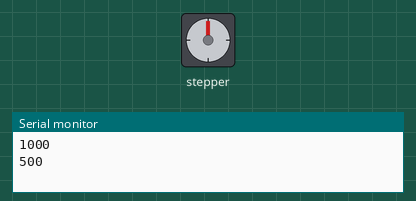
Simulated run of this sketch. Board: ESP8266 (NodeMCU). Parts: stepper motor, the last lines printed to the serial monitor. Stepper angles assume 4096 steps per turn.

Above: at 0.27 s.
At 10.75 s:
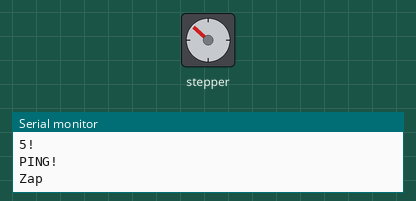
At 21.09 s:
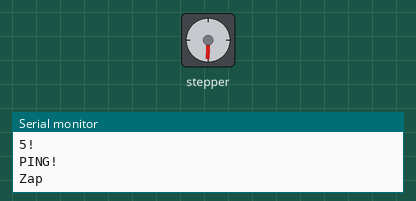
At 37.79 s:
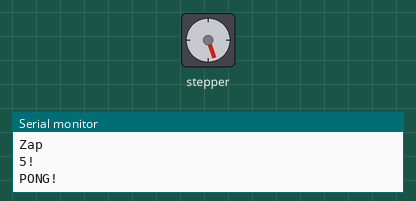
Timing chart, 0 to 40.0 s (numbered marks = the images above):
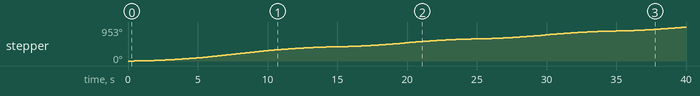

The sketch:

stepper2.ino
```cpp
#include <AccelStepper.h>
#define HALFSTEP 8

// Motor pin definitions
#define motorPin1  D5     // IN1 on the ULN2003 driver 1
#define motorPin2  D6     // IN2 on the ULN2003 driver 1
#define motorPin3  D7     // IN3 on the ULN2003 driver 1
#define motorPin4  D8     // IN4 on the ULN2003 driver 1

// Initialize with pin sequence IN1-IN3-IN2-IN4 for using the AccelStepper with 28BYJ-48
AccelStepper stepper1(HALFSTEP, motorPin1, motorPin3, motorPin2, motorPin4);

int currentTime;

int targetDur;

int endTime;

int stepperPositions[5];

void setup() {
      Serial.begin(115200);

  stepper1.setMaxSpeed(1000.0);
  stepper1.setAcceleration(100.0);
  stepper1.setSpeed(500);
  stepper1.moveTo(10000);
  targetDur = 5000;
  currentTime = millis();
  endTime = currentTime + targetDur;
  stepperPositions[0] = 1000;
  stepperPositions[1] = 500;
  stepperPositions[2] = 90;
  stepperPositions[3] = -90;
  //which way are we moving forward towards A (0), or towards B (1)
  stepperPositions[4] = 0;
  stepper1.setMaxSpeed(stepperPositions[0]);
  Serial.println(stepperPositions[0]);
  Serial.println(stepperPositions[1]);

  // set the speed to a default

}//--(end setup )---

void loop() {
  currentTime = millis();
  if (currentTime > endTime ){
    Serial.println("5!");
    if (stepperPositions[4] == 0){
      Serial.println("PONG!");
      stepperPositions[4] = 1;
      stepper1.setMaxSpeed(stepperPositions[1]);
      if (stepperPositions[2]>=0){
        stepper1.moveTo(+100000);
      } else {
        stepper1.moveTo(-100000);
      }
    }


    else {
      Serial.println("PING!");
      stepperPositions[4] = 0;
      stepper1.setMaxSpeed(stepperPositions[0]);
            if (stepperPositions[3]>=0){
        stepper1.moveTo(+100000);
      } else {
        Serial.println("Zap");
        stepper1.moveTo(-100000);
      }
    }
    endTime = currentTime + targetDur;
  }
  //Change direction when the stepper reaches the target position
  if (stepper1.distanceToGo() == 0) {
     stepper1.moveTo(stepper1.currentPosition()+5000);
  }
  stepper1.run();
 // Serial.println(stepper1.speed());

}
```

Measured:
- by itself, stepper: keeps turning clockwise at about 24°/s
